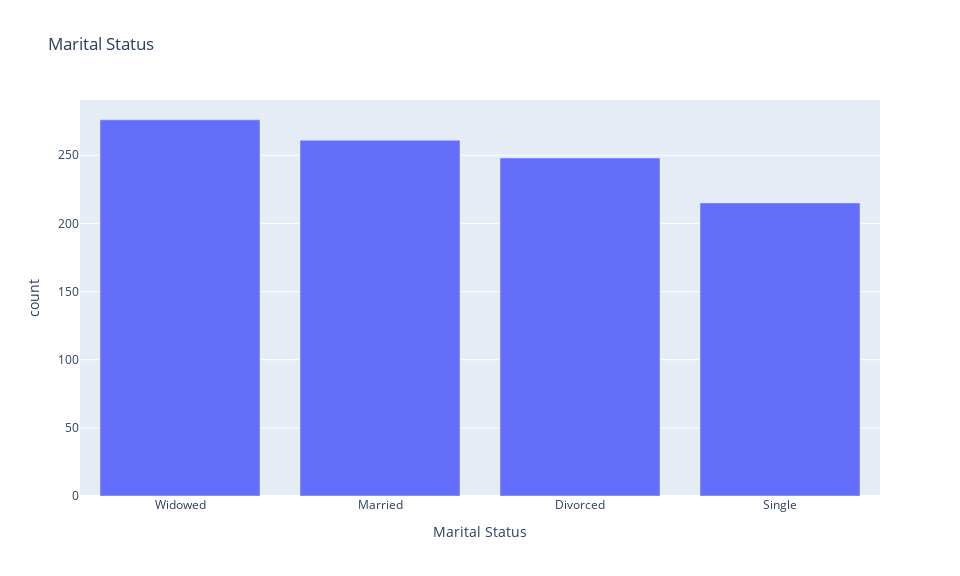

The notebook cell saved with this chart:
### Code cell
marital_status = cus_churn['MaritalStatus'].value_counts().reset_index()
fig = px.bar(
    data_frame=marital_status,
    x='MaritalStatus',
    y='count',
    title='Marital Status',
)
fig.update_layout(
    xaxis_title='Marital Status',
    width=960, height=576,
)

fig.show()

### Figure 1 — Plotly figure (JSON) as saved in the notebook; plotly's stock layout.template omitted (floating-point values rounded to 4 significant figures)
{"data": [{"alignmentgroup": "True", "hovertemplate": "MaritalStatus=%{x}<br>count=%{y}<extra></extra>", "legendgroup": "", "marker": {"color": "#636efa", "pattern": {"shape": ""}}, "name": "", "offsetgroup": "", "orientation": "v", "showlegend": false, "textposition": "auto", "x": ["Widowed", "Married", "Divorced", "Single"], "xaxis": "x", "y": [276, 261, 248, 215], "yaxis": "y", "type": "bar"}], "layout": {"xaxis": {"anchor": "y", "domain": [0.0, 1.0], "title": {"text": "Marital Status"}}, "yaxis": {"anchor": "x", "domain": [0.0, 1.0], "title": {"text": "count"}}, "legend": {"tracegroupgap": 0}, "title": {"text": "Marital Status"}, "barmode": "relative", "width": 960, "height": 576}}
